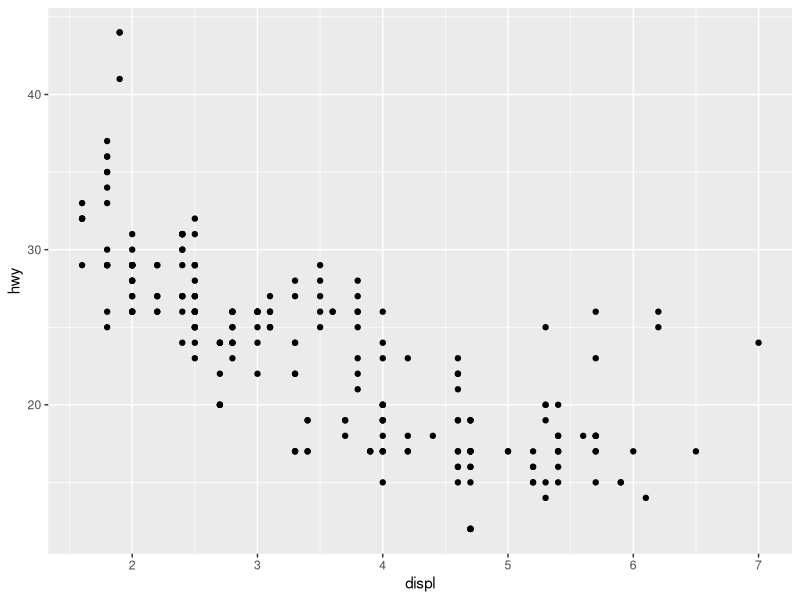
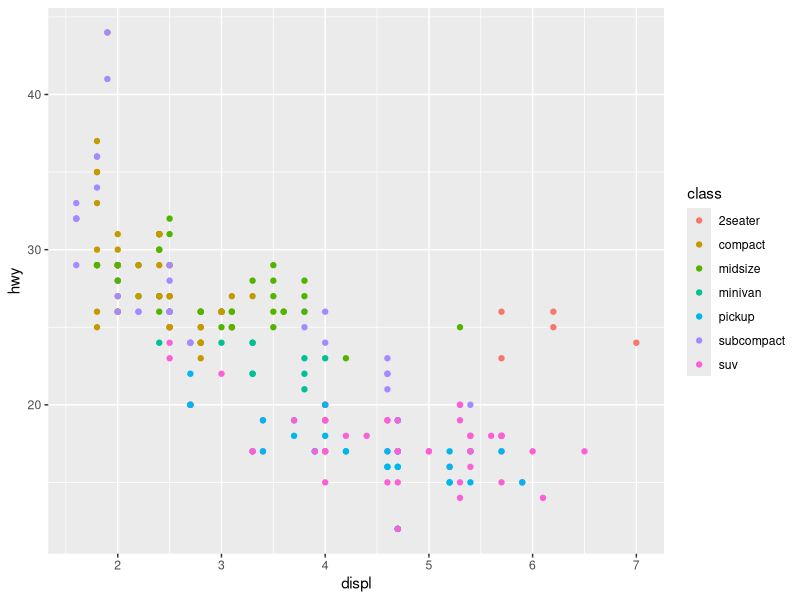
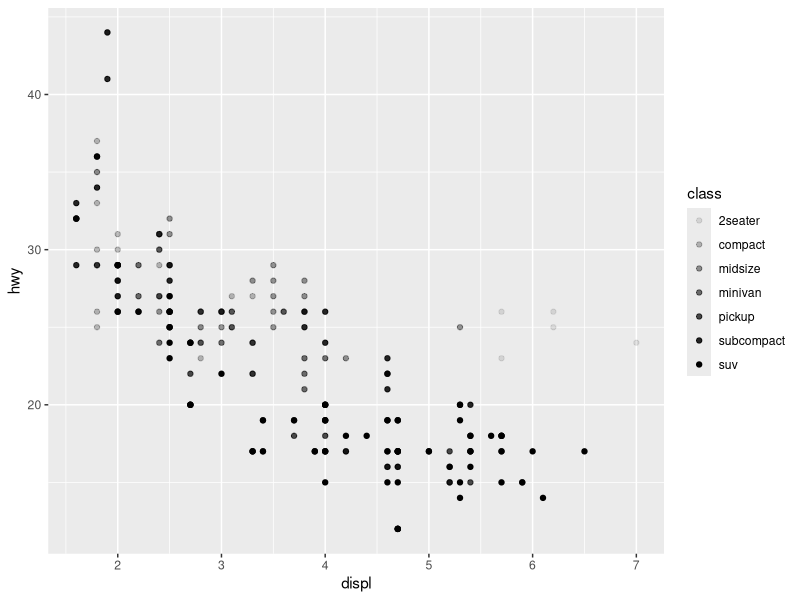
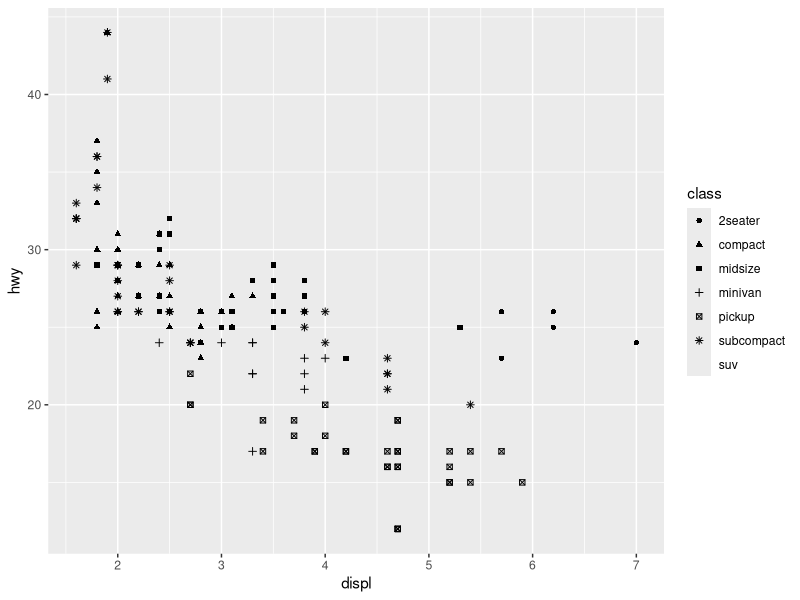
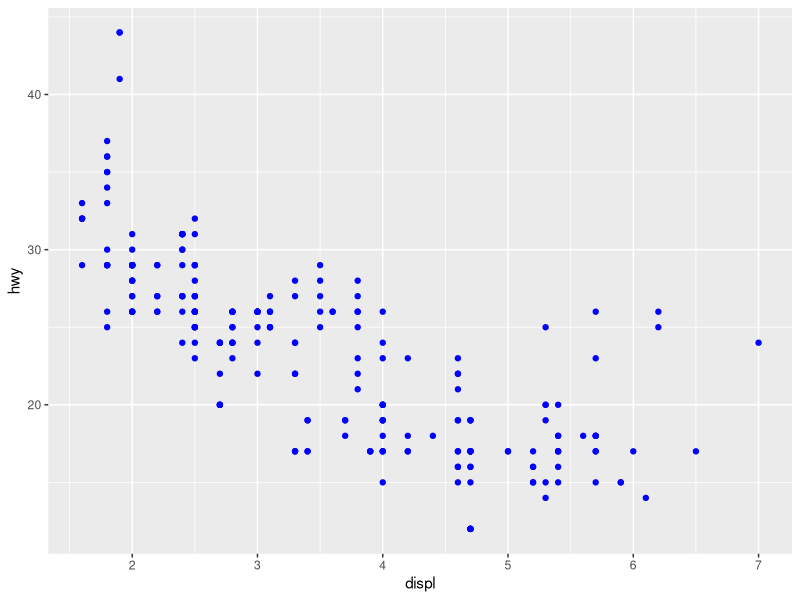
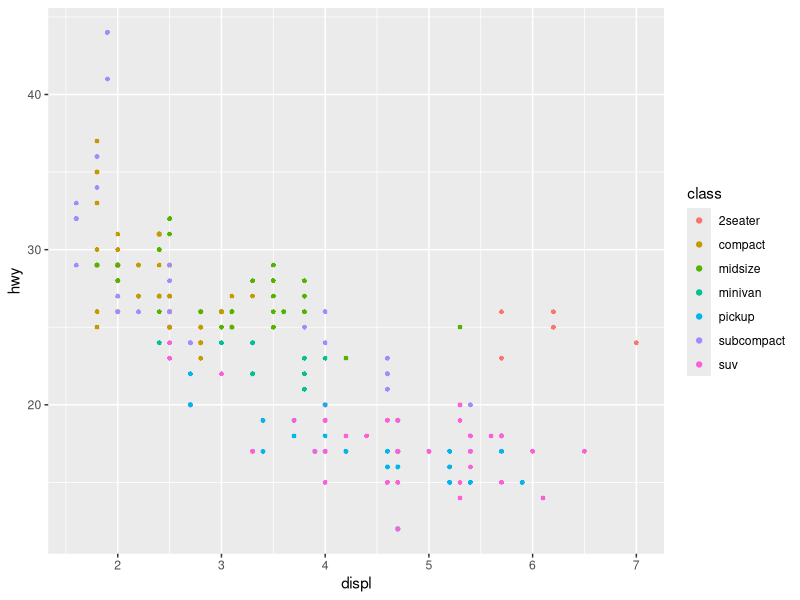
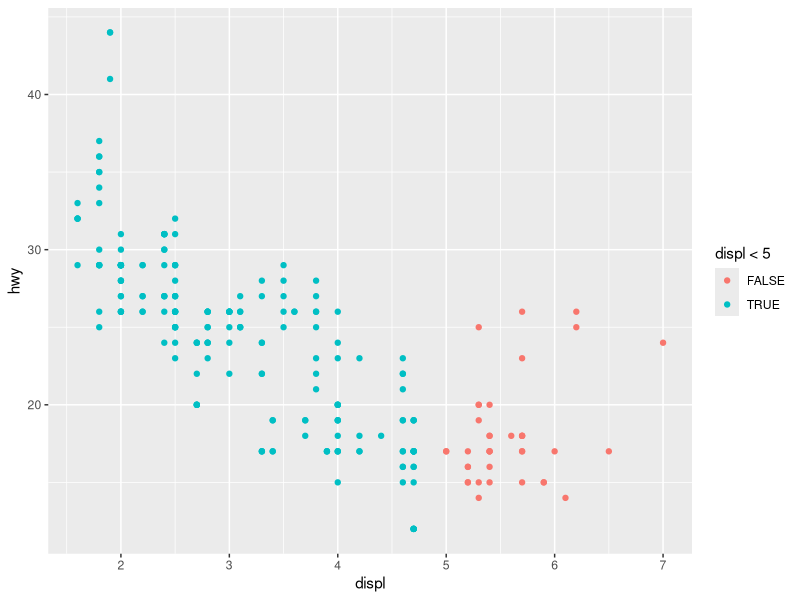
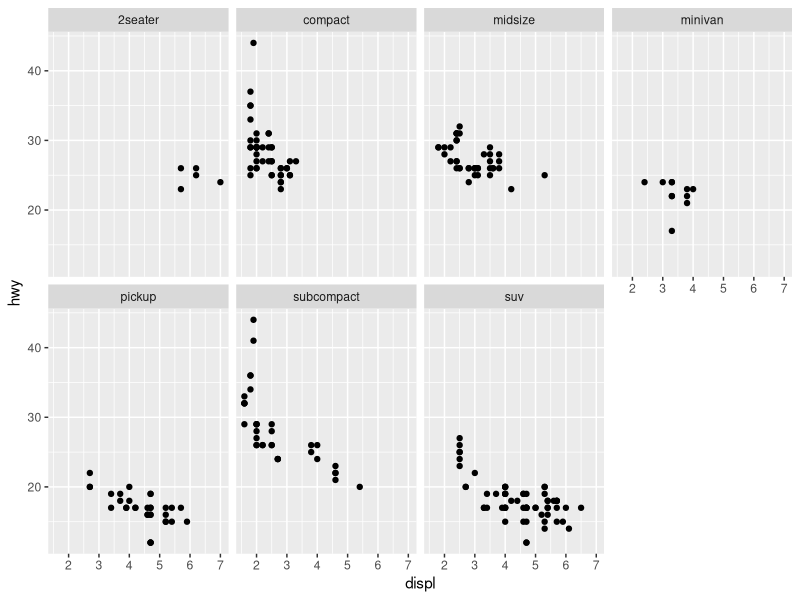

Write the R code that produced these figures, in order.
library(tidyverse)
mpg

ggplot(data = mpg) +
  geom_point(mapping = aes(x = displ, y = hwy))

ggplot(data = mpg) +
  geom_point(mapping = aes(x = displ, y = hwy, colour = class))
ggplot(data = mpg) +
  geom_point(mapping = aes(x = displ, y = hwy, alpha = class))
ggplot(data = mpg) +
  geom_point(mapping = aes(x = displ, y = hwy, shape = class))          
ggplot(data = mpg) +
  geom_point(mapping = aes(x = displ, y = hwy), colour = "blue")
ggplot(data = mpg) +
  geom_point(mapping = aes(x = displ, y = hwy, colour = class, stroke = 0.1))
ggplot(data = mpg) +
  geom_point(mapping = aes(x = displ, y = hwy, colour = displ < 5))

ggplot(data = mpg) + 
  geom_point(mapping = aes(x = displ, y = hwy)) + 
  facet_wrap(~ class, nrow = 2)
ggplot(data = mpg) + 
  geom_point(mapping = aes(x = displ, y = hwy)) + 
  facet_grid(drv ~ cyl)
ggplot(data = mpg) + 
  geom_point(mapping = aes(x = displ, y = hwy)) + 
  facet_grid(drv ~ .)
ggplot(data = mpg) + 
  geom_point(mapping = aes(x = displ, y = hwy)) + 
  facet_grid(. ~ cyl)